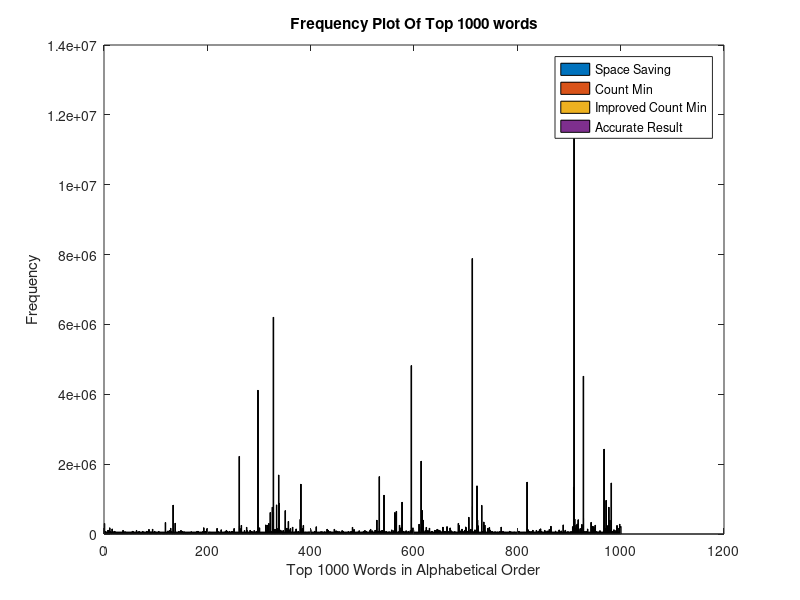

The MATLAB script that drew this image:
% Plot Space_Saving
clc
clear
close all

fid0 = fopen('space_saving_result.txt');
dataSS = textscan(fid0, '%s %d');

fid1 = fopen('count_min_result.txt');
dataCM = textscan(fid1, '%s %d');

fid2 = fopen('improved_count_min_result.txt');
dataICM = textscan(fid2, '%s %d');

fid3 = fopen('accurate_result.txt');
dataA = textscan(fid3, '%s %d');

data = [dataSS{2} dataCM{2} dataICM{2} dataA{2}];

figure
bar(data);
title('Frequency Plot Of Top 1000 words');
xlabel('Top 1000 Words in Alphabetical Order')
ylabel('Frequency')
legend('Space Saving', 'Count Min', 'Improved Count Min', 'Accurate Result');